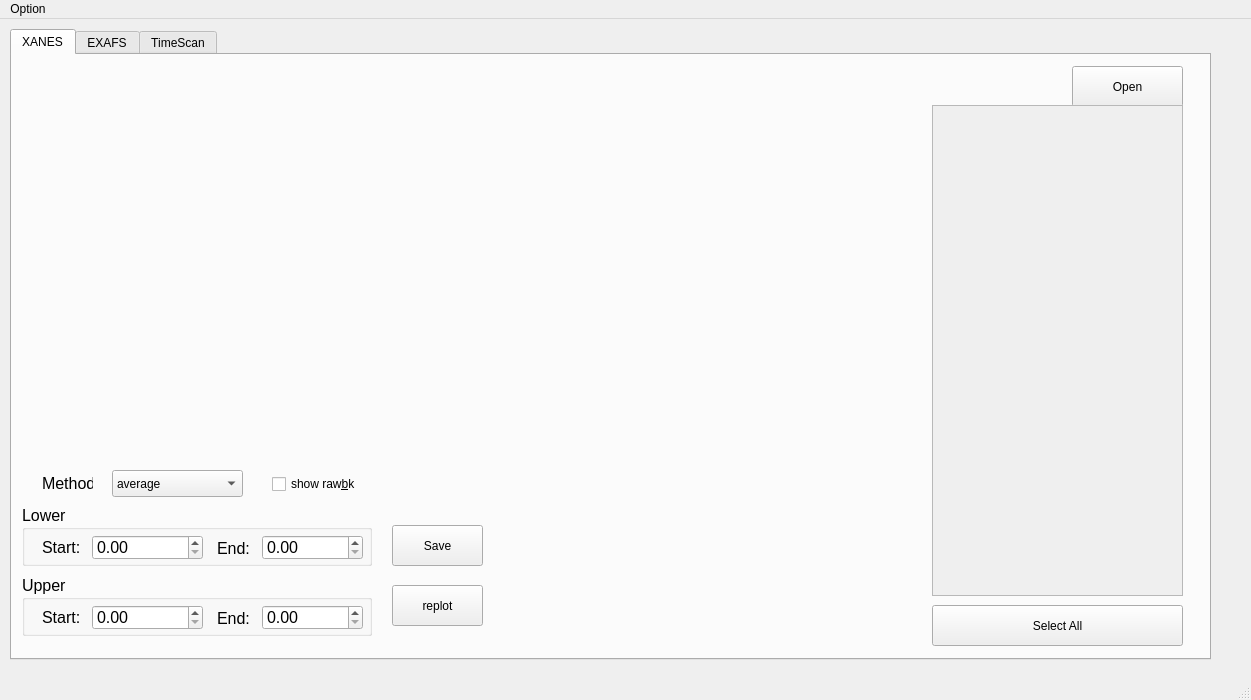
<?xml version="1.0" encoding="UTF-8"?>
<ui version="4.0">
 <class>MainWindow</class>
 <widget class="QMainWindow" name="MainWindow">
  <property name="geometry">
   <rect>
    <x>0</x>
    <y>0</y>
    <width>1251</width>
    <height>700</height>
   </rect>
  </property>
  <property name="windowTitle">
   <string>MainWindow</string>
  </property>
  <widget class="QWidget" name="centralwidget">
   <widget class="QTabWidget" name="tabWidget">
    <property name="geometry">
     <rect>
      <x>10</x>
      <y>10</y>
      <width>1201</width>
      <height>631</height>
     </rect>
    </property>
    <property name="currentIndex">
     <number>0</number>
    </property>
    <widget class="QWidget" name="tab_3">
     <attribute name="title">
      <string>XANES</string>
     </attribute>
     <widget class="QPushButton" name="pushButton_10">
      <property name="geometry">
       <rect>
        <x>920</x>
        <y>550</y>
        <width>251</width>
        <height>41</height>
       </rect>
      </property>
      <property name="text">
       <string>Select All</string>
      </property>
     </widget>
     <widget class="QGroupBox" name="groupBox">
      <property name="geometry">
       <rect>
        <x>10</x>
        <y>450</y>
        <width>350</width>
        <height>61</height>
       </rect>
      </property>
      <property name="font">
       <font>
        <pointsize>12</pointsize>
        <weight>50</weight>
        <bold>false</bold>
       </font>
      </property>
      <property name="title">
       <string>Lower</string>
      </property>
      <widget class="QDoubleSpinBox" name="dsB_pre_end">
       <property name="geometry">
        <rect>
         <x>240</x>
         <y>30</y>
         <width>101</width>
         <height>25</height>
        </rect>
       </property>
       <property name="font">
        <font>
         <pointsize>12</pointsize>
        </font>
       </property>
       <property name="maximum">
        <double>30000.000000000000000</double>
       </property>
      </widget>
      <widget class="QLabel" name="label_2">
       <property name="geometry">
        <rect>
         <x>195</x>
         <y>35</y>
         <width>41</width>
         <height>16</height>
        </rect>
       </property>
       <property name="text">
        <string>End:</string>
       </property>
      </widget>
      <widget class="QLabel" name="label">
       <property name="geometry">
        <rect>
         <x>20</x>
         <y>34</y>
         <width>44</width>
         <height>16</height>
        </rect>
       </property>
       <property name="text">
        <string>Start:</string>
       </property>
      </widget>
      <widget class="QDoubleSpinBox" name="dsB_pre_start">
       <property name="geometry">
        <rect>
         <x>70</x>
         <y>30</y>
         <width>111</width>
         <height>25</height>
        </rect>
       </property>
       <property name="font">
        <font>
         <pointsize>12</pointsize>
        </font>
       </property>
       <property name="maximum">
        <double>30000.000000000000000</double>
       </property>
      </widget>
     </widget>
     <widget class="QPushButton" name="pushButton_13">
      <property name="geometry">
       <rect>
        <x>380</x>
        <y>470</y>
        <width>91</width>
        <height>41</height>
       </rect>
      </property>
      <property name="text">
       <string>Save</string>
      </property>
     </widget>
     <widget class="QPushButton" name="pushButton_11">
      <property name="geometry">
       <rect>
        <x>380</x>
        <y>530</y>
        <width>91</width>
        <height>41</height>
       </rect>
      </property>
      <property name="text">
       <string>replot</string>
      </property>
     </widget>
     <widget class="QGroupBox" name="groupBox_2">
      <property name="geometry">
       <rect>
        <x>10</x>
        <y>520</y>
        <width>350</width>
        <height>61</height>
       </rect>
      </property>
      <property name="font">
       <font>
        <pointsize>12</pointsize>
        <weight>50</weight>
        <bold>false</bold>
       </font>
      </property>
      <property name="title">
       <string>Upper</string>
      </property>
      <widget class="QDoubleSpinBox" name="dsB_post_end">
       <property name="geometry">
        <rect>
         <x>240</x>
         <y>30</y>
         <width>101</width>
         <height>25</height>
        </rect>
       </property>
       <property name="maximum">
        <double>30000.000000000000000</double>
       </property>
      </widget>
      <widget class="QLabel" name="label_3">
       <property name="geometry">
        <rect>
         <x>195</x>
         <y>35</y>
         <width>41</width>
         <height>16</height>
        </rect>
       </property>
       <property name="text">
        <string>End:</string>
       </property>
      </widget>
      <widget class="QLabel" name="label_4">
       <property name="geometry">
        <rect>
         <x>20</x>
         <y>34</y>
         <width>41</width>
         <height>16</height>
        </rect>
       </property>
       <property name="text">
        <string>Start:</string>
       </property>
      </widget>
      <widget class="QDoubleSpinBox" name="dsB_post_start">
       <property name="geometry">
        <rect>
         <x>70</x>
         <y>30</y>
         <width>111</width>
         <height>25</height>
        </rect>
       </property>
       <property name="maximum">
        <double>30000.000000000000000</double>
       </property>
      </widget>
     </widget>
     <widget class="QPushButton" name="pushButton">
      <property name="geometry">
       <rect>
        <x>1060</x>
        <y>11</y>
        <width>111</width>
        <height>41</height>
       </rect>
      </property>
      <property name="text">
       <string>Open</string>
      </property>
     </widget>
     <widget class="QScrollArea" name="scrollArea">
      <property name="geometry">
       <rect>
        <x>920</x>
        <y>50</y>
        <width>251</width>
        <height>491</height>
       </rect>
      </property>
      <property name="widgetResizable">
       <bool>true</bool>
      </property>
      <widget class="QWidget" name="scrollAreaWidgetContents">
       <property name="geometry">
        <rect>
         <x>0</x>
         <y>0</y>
         <width>249</width>
         <height>489</height>
        </rect>
       </property>
      </widget>
     </widget>
     <widget class="QWidget" name="widget" native="true">
      <property name="geometry">
       <rect>
        <x>20</x>
        <y>20</y>
        <width>441</width>
        <height>381</height>
       </rect>
      </property>
     </widget>
     <widget class="QWidget" name="widget_2" native="true">
      <property name="geometry">
       <rect>
        <x>490</x>
        <y>20</y>
        <width>411</width>
        <height>561</height>
       </rect>
      </property>
     </widget>
     <widget class="QComboBox" name="combo_fynctype">
      <property name="geometry">
       <rect>
        <x>100</x>
        <y>415</y>
        <width>131</width>
        <height>27</height>
       </rect>
      </property>
      <property name="currentIndex">
       <number>0</number>
      </property>
      <item>
       <property name="text">
        <string>average</string>
       </property>
      </item>
      <item>
       <property name="text">
        <string>linear</string>
       </property>
      </item>
      <item>
       <property name="text">
        <string>victoreen</string>
       </property>
      </item>
     </widget>
     <widget class="QLabel" name="label_7">
      <property name="geometry">
       <rect>
        <x>30</x>
        <y>420</y>
        <width>51</width>
        <height>17</height>
       </rect>
      </property>
      <property name="font">
       <font>
        <pointsize>12</pointsize>
       </font>
      </property>
      <property name="text">
       <string>Method</string>
      </property>
     </widget>
     <widget class="QCheckBox" name="checkBox_2">
      <property name="geometry">
       <rect>
        <x>260</x>
        <y>418</y>
        <width>141</width>
        <height>22</height>
       </rect>
      </property>
      <property name="text">
       <string>show raw&amp;bk</string>
      </property>
     </widget>
    </widget>
    <widget class="QWidget" name="tab_2">
     <attribute name="title">
      <string>EXAFS</string>
     </attribute>
     <widget class="QGroupBox" name="groupBox_3">
      <property name="geometry">
       <rect>
        <x>20</x>
        <y>50</y>
        <width>211</width>
        <height>71</height>
       </rect>
      </property>
      <property name="font">
       <font>
        <pointsize>14</pointsize>
       </font>
      </property>
      <property name="title">
       <string>k weight(x)</string>
      </property>
      <widget class="QRadioButton" name="rB_kpower0">
       <property name="geometry">
        <rect>
         <x>10</x>
         <y>35</y>
         <width>41</width>
         <height>20</height>
        </rect>
       </property>
       <property name="font">
        <font>
         <pointsize>13</pointsize>
        </font>
       </property>
       <property name="text">
        <string>0</string>
       </property>
      </widget>
      <widget class="QRadioButton" name="rB_kpower1">
       <property name="geometry">
        <rect>
         <x>60</x>
         <y>35</y>
         <width>41</width>
         <height>20</height>
        </rect>
       </property>
       <property name="text">
        <string>1</string>
       </property>
      </widget>
      <widget class="QRadioButton" name="rB_kpower2">
       <property name="geometry">
        <rect>
         <x>110</x>
         <y>35</y>
         <width>41</width>
         <height>20</height>
        </rect>
       </property>
       <property name="text">
        <string>2</string>
       </property>
      </widget>
      <widget class="QRadioButton" name="rB_kpower3">
       <property name="geometry">
        <rect>
         <x>160</x>
         <y>35</y>
         <width>41</width>
         <height>20</height>
        </rect>
       </property>
       <property name="text">
        <string>3</string>
       </property>
      </widget>
     </widget>
     <widget class="QWidget" name="widget_4" native="true">
      <property name="geometry">
       <rect>
        <x>20</x>
        <y>140</y>
        <width>771</width>
        <height>451</height>
       </rect>
      </property>
     </widget>
     <widget class="QScrollArea" name="scrollArea_3">
      <property name="geometry">
       <rect>
        <x>810</x>
        <y>59</y>
        <width>351</width>
        <height>501</height>
       </rect>
      </property>
      <property name="widgetResizable">
       <bool>true</bool>
      </property>
      <widget class="QWidget" name="scrollAreaWidgetContents_3">
       <property name="geometry">
        <rect>
         <x>0</x>
         <y>0</y>
         <width>349</width>
         <height>499</height>
        </rect>
       </property>
      </widget>
     </widget>
     <widget class="QPushButton" name="pB_openchi">
      <property name="geometry">
       <rect>
        <x>1060</x>
        <y>10</y>
        <width>101</width>
        <height>41</height>
       </rect>
      </property>
      <property name="font">
       <font>
        <pointsize>14</pointsize>
       </font>
      </property>
      <property name="text">
       <string>Open</string>
      </property>
     </widget>
     <widget class="QFrame" name="frame">
      <property name="geometry">
       <rect>
        <x>250</x>
        <y>20</y>
        <width>541</width>
        <height>101</height>
       </rect>
      </property>
      <property name="frameShape">
       <enum>QFrame::WinPanel</enum>
      </property>
      <property name="frameShadow">
       <enum>QFrame::Raised</enum>
      </property>
      <widget class="QLabel" name="label_6">
       <property name="geometry">
        <rect>
         <x>380</x>
         <y>40</y>
         <width>31</width>
         <height>21</height>
        </rect>
       </property>
       <property name="font">
        <font>
         <pointsize>14</pointsize>
        </font>
       </property>
       <property name="text">
        <string>Neg.</string>
       </property>
      </widget>
      <widget class="QLabel" name="label_5">
       <property name="geometry">
        <rect>
         <x>120</x>
         <y>40</y>
         <width>31</width>
         <height>21</height>
        </rect>
       </property>
       <property name="font">
        <font>
         <pointsize>14</pointsize>
        </font>
       </property>
       <property name="text">
        <string>Pos.</string>
       </property>
      </widget>
      <widget class="QComboBox" name="comBox_Pos">
       <property name="geometry">
        <rect>
         <x>10</x>
         <y>60</y>
         <width>251</width>
         <height>26</height>
        </rect>
       </property>
      </widget>
      <widget class="QComboBox" name="comBox_Neg">
       <property name="geometry">
        <rect>
         <x>280</x>
         <y>60</y>
         <width>251</width>
         <height>26</height>
        </rect>
       </property>
      </widget>
      <widget class="QCheckBox" name="checkBox">
       <property name="geometry">
        <rect>
         <x>20</x>
         <y>10</y>
         <width>151</width>
         <height>18</height>
        </rect>
       </property>
       <property name="font">
        <font>
         <pointsize>14</pointsize>
        </font>
       </property>
       <property name="text">
        <string>plot diff chi(k)</string>
       </property>
      </widget>
     </widget>
     <widget class="QPushButton" name="pB_addchi">
      <property name="geometry">
       <rect>
        <x>810</x>
        <y>10</y>
        <width>101</width>
        <height>41</height>
       </rect>
      </property>
      <property name="font">
       <font>
        <pointsize>14</pointsize>
       </font>
      </property>
      <property name="text">
       <string>Add</string>
      </property>
     </widget>
    </widget>
    <widget class="QWidget" name="tab">
     <attribute name="title">
      <string>TimeScan</string>
     </attribute>
     <widget class="QPushButton" name="pushButton_7">
      <property name="geometry">
       <rect>
        <x>10</x>
        <y>20</y>
        <width>101</width>
        <height>41</height>
       </rect>
      </property>
      <property name="text">
       <string>Open</string>
      </property>
     </widget>
     <widget class="QPushButton" name="pushButton_9">
      <property name="geometry">
       <rect>
        <x>20</x>
        <y>550</y>
        <width>241</width>
        <height>41</height>
       </rect>
      </property>
      <property name="text">
       <string>Save Sum</string>
      </property>
     </widget>
     <widget class="QScrollArea" name="scrollArea_2">
      <property name="geometry">
       <rect>
        <x>20</x>
        <y>70</y>
        <width>241</width>
        <height>471</height>
       </rect>
      </property>
      <property name="widgetResizable">
       <bool>true</bool>
      </property>
      <widget class="QWidget" name="scrollAreaWidgetContents_2">
       <property name="geometry">
        <rect>
         <x>0</x>
         <y>0</y>
         <width>239</width>
         <height>469</height>
        </rect>
       </property>
      </widget>
     </widget>
     <widget class="QWidget" name="widget_3" native="true">
      <property name="geometry">
       <rect>
        <x>280</x>
        <y>20</y>
        <width>881</width>
        <height>571</height>
       </rect>
      </property>
     </widget>
     <widget class="QPushButton" name="pushButton_2">
      <property name="geometry">
       <rect>
        <x>130</x>
        <y>20</y>
        <width>141</width>
        <height>41</height>
       </rect>
      </property>
      <property name="text">
       <string>Select/Release All</string>
      </property>
     </widget>
    </widget>
   </widget>
  </widget>
  <widget class="QMenuBar" name="menubar">
   <property name="geometry">
    <rect>
     <x>0</x>
     <y>0</y>
     <width>1251</width>
     <height>22</height>
    </rect>
   </property>
   <widget class="QMenu" name="menuOption">
    <property name="title">
     <string>Option</string>
    </property>
    <addaction name="actionAuto_load"/>
    <addaction name="actionBoost"/>
   </widget>
   <addaction name="menuOption"/>
  </widget>
  <widget class="QStatusBar" name="statusbar"/>
  <action name="actionAuto_load">
   <property name="checkable">
    <bool>true</bool>
   </property>
   <property name="text">
    <string>auto load</string>
   </property>
  </action>
  <action name="actionBoost">
   <property name="checkable">
    <bool>true</bool>
   </property>
   <property name="text">
    <string>boost</string>
   </property>
  </action>
 </widget>
 <resources/>
 <connections/>
</ui>
